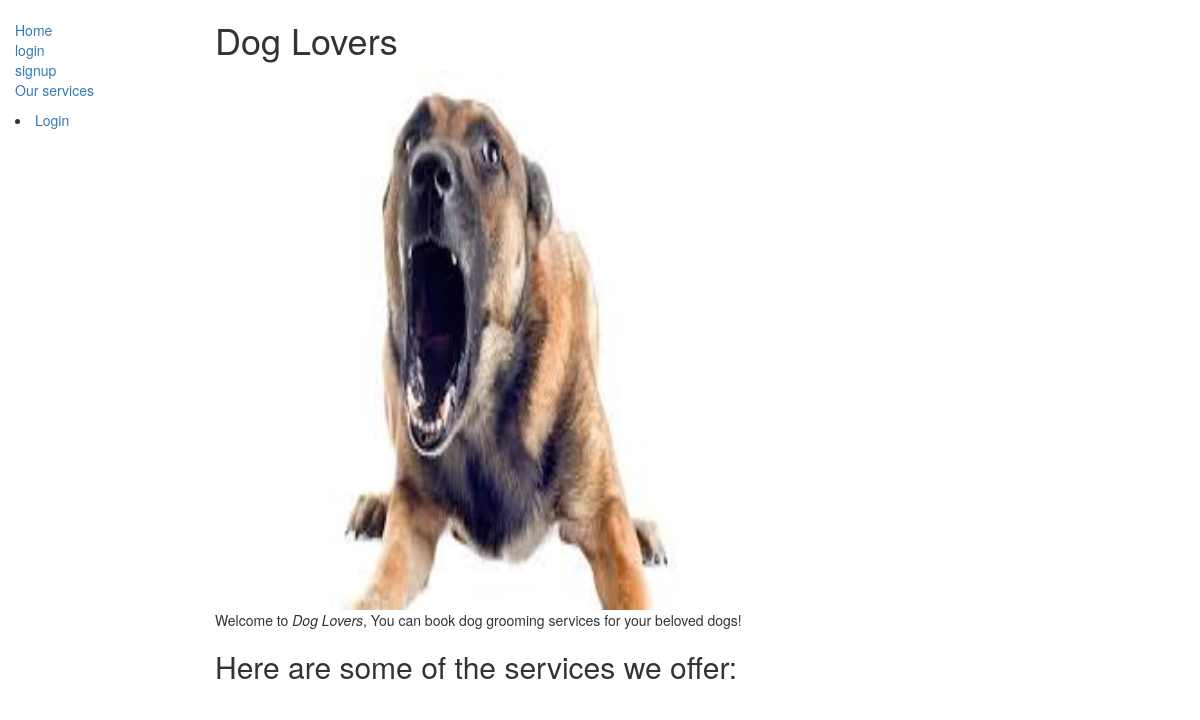
The app's page /doggroomer/, older data.
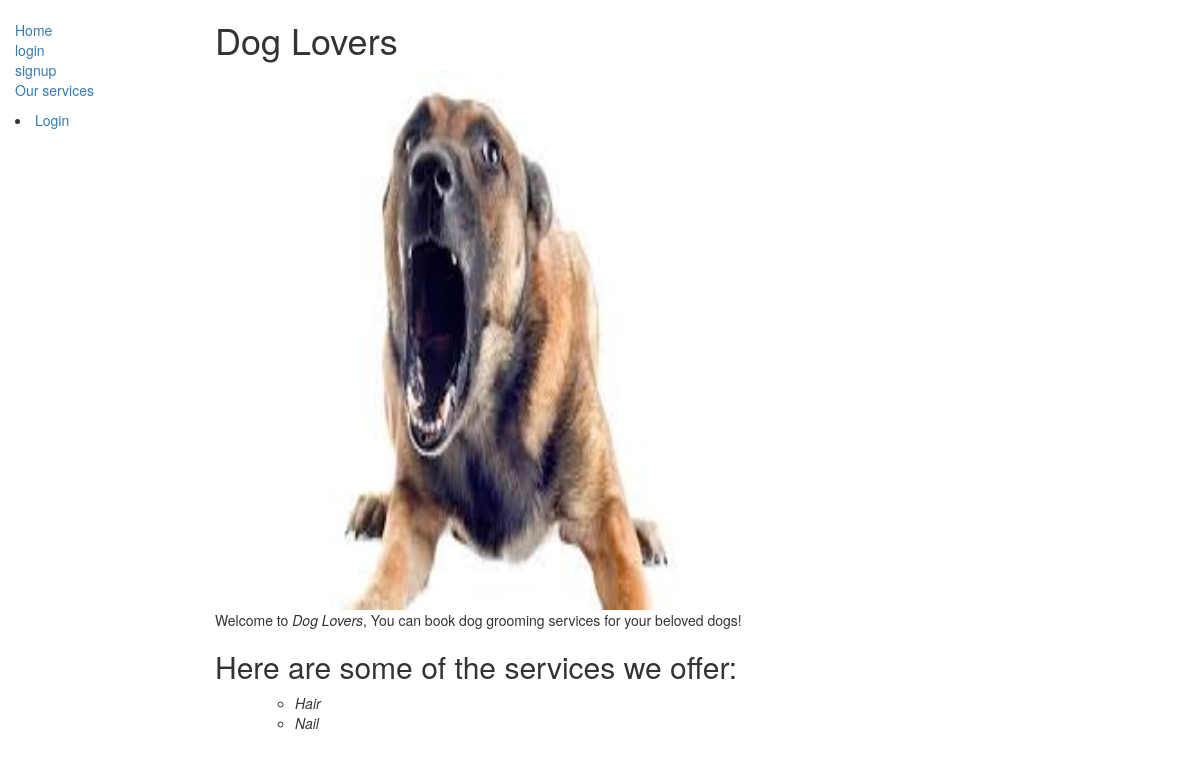
The same page, newer data.
### doggroomer/models.py (models this page shows, shortened)
class Option(models.Model):
    name = models.CharField(max_length=200, help_text="Enter grooming option here")
    price = models.FloatField("Price to be charged")

### doggroomer/views.py (the view)
# urls.py: path('', views.index, name='index'),
def index(request):
    return render(request,'index.html', context={'services': Option.objects.all()[:3]})

### doggroomer/templates/index.html (shortened to what this page needs)
{% extends "base_generic.html" %}
{% block content %}
<h1>Dog Lovers</h1>
{% load static %}
    <img src="{% static 'images/download.jpeg' %}" alt="dog-grooming" style="width:555px;height:540px;"/>
  <p>Welcome to <em>Dog Lovers</em>, You can book dog grooming services for your beloved dogs!</p>
<h2>Here are some of the services we offer:</h2>
  <ul>
    {%  if services %}
  <ul>
  {% for service in services %}
    <li><em>{{ service.name }}</em></li>
  {% endfor %}
  </ul>
{% endif %}
  </ul>
{% endblock %}

Row changes from the older to the newer data that the page shows:
added Option: name "Hair"
added Option: name "Nail"
